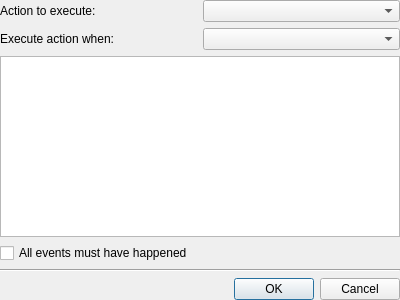
<?xml version="1.0" encoding="UTF-8"?>
<ui version="4.0">
 <class>ShutdownDlg</class>
 <widget class="QWidget" name="ShutdownDlg">
  <property name="geometry">
   <rect>
    <x>0</x>
    <y>0</y>
    <width>400</width>
    <height>300</height>
   </rect>
  </property>
  <property name="windowTitle">
   <string>Shutdown Settings</string>
  </property>
  <layout class="QVBoxLayout" name="verticalLayout">
   <property name="leftMargin">
    <number>0</number>
   </property>
   <property name="topMargin">
    <number>0</number>
   </property>
   <property name="rightMargin">
    <number>0</number>
   </property>
   <property name="bottomMargin">
    <number>0</number>
   </property>
   <item>
    <layout class="QGridLayout" name="gridLayout">
     <item row="0" column="0">
      <widget class="QLabel" name="label">
       <property name="text">
        <string>Action to execute:</string>
       </property>
      </widget>
     </item>
     <item row="0" column="1">
      <widget class="QComboBox" name="m_action"/>
     </item>
     <item row="1" column="0">
      <widget class="QLabel" name="label_2">
       <property name="text">
        <string>Execute action when:</string>
       </property>
      </widget>
     </item>
     <item row="1" column="1">
      <widget class="QComboBox" name="m_time_to_execute"/>
     </item>
    </layout>
   </item>
   <item>
    <widget class="QTreeView" name="m_torrent_list"/>
   </item>
   <item>
    <widget class="QCheckBox" name="m_all_rules_must_be_hit">
     <property name="toolTip">
      <string>When enabled, execute the action when all events have happened. When not enabled, execute when any of the above events have happened.</string>
     </property>
     <property name="text">
      <string>All events must have happened</string>
     </property>
    </widget>
   </item>
   <item>
    <widget class="Line" name="line">
     <property name="orientation">
      <enum>Qt::Horizontal</enum>
     </property>
    </widget>
   </item>
   <item>
    <widget class="QDialogButtonBox" name="buttonBox">
     <property name="standardButtons">
      <set>QDialogButtonBox::Cancel|QDialogButtonBox::Ok</set>
     </property>
    </widget>
   </item>
  </layout>
 </widget>
 <resources/>
 <connections/>
</ui>
